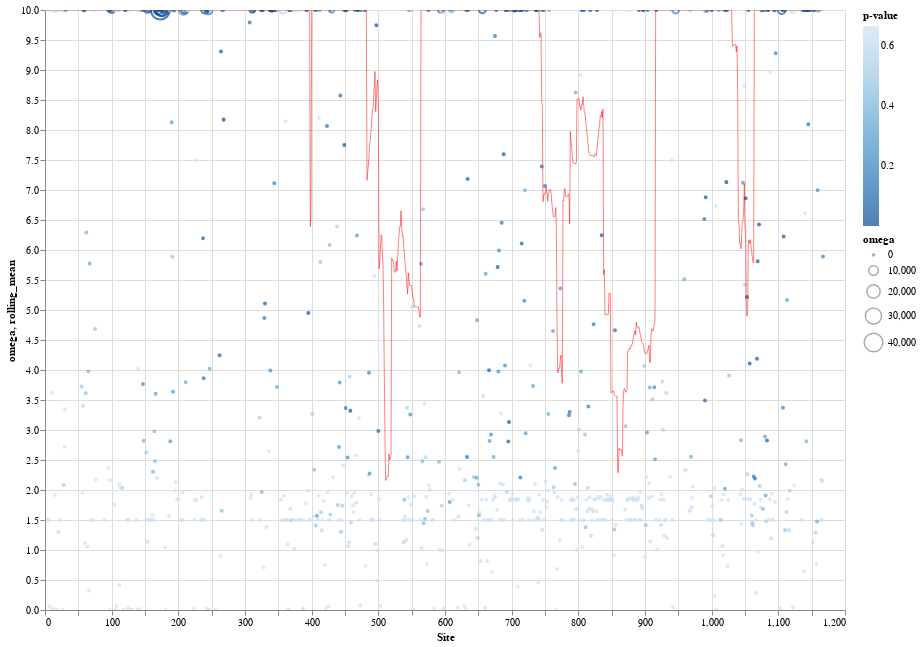

The cell this chart's notebook holds for it:
### Code cell
source = df

points = alt.Chart(source).mark_point().encode(
    x='Site',
    y=alt.Y('omega',
        scale=alt.Scale(domain=(0, 10), clamp=True)), 
    color=alt.Color('p-value', scale=alt.Scale(scheme='blues', reverse=True)),
    size='omega'
)

line = alt.Chart(source).mark_line(
    color='red',
    size=.5
).transform_window(
    rolling_mean='mean(omega)',
    frame=[-30, 30]
).encode(
    x='Site:Q',
    y='rolling_mean:Q'
).properties(
    width=800,
    height=600).interactive()

points + line

### Figure 1 — Vega-Lite specification as saved in the notebook (floating-point values rounded to 4 significant figures; data arrays with more than 128 entries replaced by an {"elided": "..."} marker saying what was removed)
{"config": {"view": {"continuousWidth": 400, "continuousHeight": 300}}, "layer": [{"mark": "point", "encoding": {"color": {"type": "quantitative", "field": "p-value", "scale": {"reverse": true, "scheme": "blues"}}, "size": {"type": "quantitative", "field": "omega"}, "x": {"type": "quantitative", "field": "Site"}, "y": {"type": "quantitative", "field": "omega", "scale": {"clamp": true, "domain": [0, 10]}}}}, {"mark": {"type": "line", "color": "red", "size": 0.5}, "encoding": {"x": {"type": "quantitative", "field": "Site"}, "y": {"type": "quantitative", "field": "rolling_mean"}}, "height": 600, "selection": {"selector111": {"type": "interval", "bind": "scales", "encodings": ["x", "y"]}}, "transform": [{"window": [{"op": "mean", "field": "omega", "as": "rolling_mean"}], "frame": [-30, 30]}], "width": 800}], "data": {"name": "data-20d7389e2306f3658202c83a4bdd7aad"}, "$schema": "https://vega.github.io/schema/vega-lite/v4.8.1.json", "datasets": {"data-20d7389e2306f3658202c83a4bdd7aad": {"elided": "1167 records"}}}
